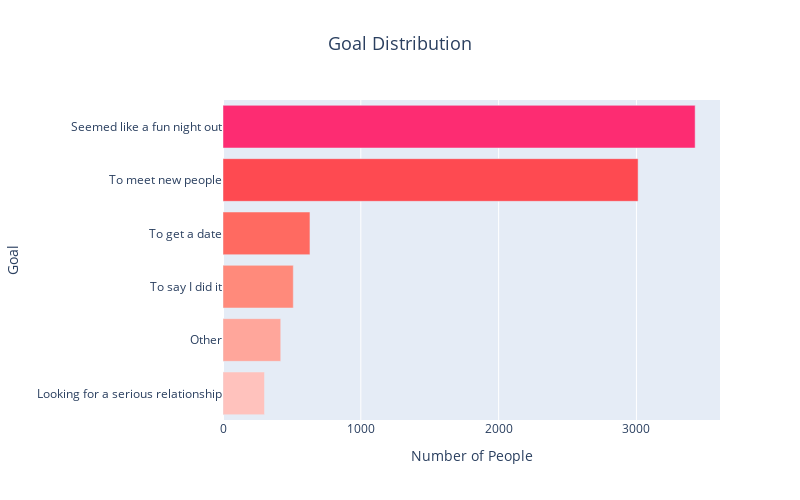

Notebook source saved alongside this figure:
### Code cell
# Mapping goal numbers to their respective descriptions
goal_mapping = {
    1: 'Seemed like a fun night out',
    2: 'To meet new people',
    3: 'To get a date',
    4: 'Looking for a serious relationship',
    5: 'To say I did it',
    6: 'Other'
}

# Apply the mapping to the 'goal' column
df['goal_label'] = df['goal'].map(goal_mapping)

# Count the occurrences of each goal category
goal_counts = df['goal_label'].value_counts().reset_index()
goal_counts.columns = ['Goal', 'Count']

# Custom colors for the bar chart
colors = ['#FD2C72', '#FE4A51', '#FF6A61', '#FF8A7B', '#FFA69B', '#FFC2BD']

# Create the horizontal bar chart
fig = px.bar(goal_counts, y='Goal', x='Count', orientation='h', title='Goal Distribution',
             labels={'Count': 'Number of People', 'Goal': 'Goal'},
             color='Goal', color_discrete_sequence=colors)

# Update layout: increase figure size and font size for better readability
fig.update_layout(
    xaxis_title='Number of People',
    yaxis_title='Goal',
    title_font_size=18,
    title_x=0.5,
    yaxis_tickfont_size=12,  # Adjust font size for y-axis labels
    xaxis_tickfont_size=12,  # Adjust font size for x-axis labels
    showlegend=False,  # Hide legend to reduce clutter
    width=800,  # Adjust width
    height=500  # Adjust height
)

### Figure 1 — Plotly figure (JSON) as saved in the notebook; plotly's stock layout.template omitted (floating-point values rounded to 4 significant figures)
{"data": [{"alignmentgroup": "True", "hovertemplate": "Goal=%{y}<br>Number of People=%{x}<extra></extra>", "legendgroup": "Seemed like a fun night out", "marker": {"color": "#FD2C72", "pattern": {"shape": ""}}, "name": "Seemed like a fun night out", "offsetgroup": "Seemed like a fun night out", "orientation": "h", "showlegend": true, "textposition": "auto", "type": "bar", "x": [3426], "xaxis": "x", "y": ["Seemed like a fun night out"], "yaxis": "y"}, {"alignmentgroup": "True", "hovertemplate": "Goal=%{y}<br>Number of People=%{x}<extra></extra>", "legendgroup": "To meet new people", "marker": {"color": "#FE4A51", "pattern": {"shape": ""}}, "name": "To meet new people", "offsetgroup": "To meet new people", "orientation": "h", "showlegend": true, "textposition": "auto", "type": "bar", "x": [3012], "xaxis": "x", "y": ["To meet new people"], "yaxis": "y"}, {"alignmentgroup": "True", "hovertemplate": "Goal=%{y}<br>Number of People=%{x}<extra></extra>", "legendgroup": "To get a date", "marker": {"color": "#FF6A61", "pattern": {"shape": ""}}, "name": "To get a date", "offsetgroup": "To get a date", "orientation": "h", "showlegend": true, "textposition": "auto", "type": "bar", "x": [631], "xaxis": "x", "y": ["To get a date"], "yaxis": "y"}, {"alignmentgroup": "True", "hovertemplate": "Goal=%{y}<br>Number of People=%{x}<extra></extra>", "legendgroup": "To say I did it", "marker": {"color": "#FF8A7B", "pattern": {"shape": ""}}, "name": "To say I did it", "offsetgroup": "To say I did it", "orientation": "h", "showlegend": true, "textposition": "auto", "type": "bar", "x": [510], "xaxis": "x", "y": ["To say I did it"], "yaxis": "y"}, {"alignmentgroup": "True", "hovertemplate": "Goal=%{y}<br>Number of People=%{x}<extra></extra>", "legendgroup": "Other", "marker": {"color": "#FFA69B", "pattern": {"shape": ""}}, "name": "Other", "offsetgroup": "Other", "orientation": "h", "showlegend": true, "textposition": "auto", "type": "bar", "x": [419], "xaxis": "x", "y": ["Other"], "yaxis": "y"}, {"alignmentgroup": "True", "hovertemplate": "Goal=%{y}<br>Number of People=%{x}<extra></extra>", "legendgroup": "Looking for a serious relationship", "marker": {"color": "#FFC2BD", "pattern": {"shape": ""}}, "name": "Looking for a serious relationship", "offsetgroup": "Looking for a serious relationship", "orientation": "h", "showlegend": true, "textposition": "auto", "type": "bar", "x": [301], "xaxis": "x", "y": ["Looking for a serious relationship"], "yaxis": "y"}], "layout": {"barmode": "relative", "height": 500, "legend": {"title": {"text": "Goal"}, "tracegroupgap": 0}, "showlegend": false, "title": {"font": {"size": 18}, "text": "Goal Distribution", "x": 0.5}, "width": 800, "xaxis": {"anchor": "y", "domain": [0, 1], "tickfont": {"size": 12}, "title": {"text": "Number of People"}}, "yaxis": {"anchor": "x", "categoryarray": ["Looking for a serious relationship", "Other", "To say I did it", "To get a date", "To meet new people", "Seemed like a fun night out"], "categoryorder": "array", "domain": [0, 1], "tickfont": {"size": 12}, "title": {"text": "Goal"}}}}
